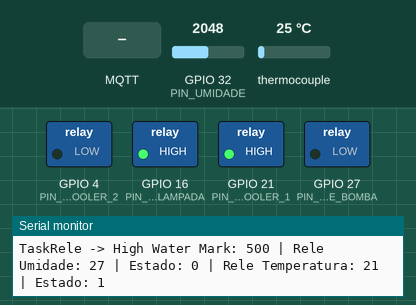
Simulated run of this sketch. Board: ESP32. Parts: switched loads named in the sketch (green lamp = pin HIGH), the last lines printed to the serial monitor. The test bench sets the inputs (shaded band); at power-on: thermocouple 25 °C, GPIO 32 (PIN_UMIDADE) = 2048. WiFi joins after 1.5 s; servers stay silent unless stated; no MQTT or app messages arrive unless stated.

Above: at 3.7 s.
3.8 s: MQTT message "1" arrives on the first subscribed topic
At 6.2 s:
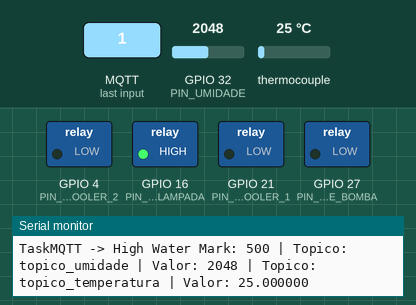
7.1 s: MQTT message "1" arrives on the second subscribed topic
At 9.8 s:
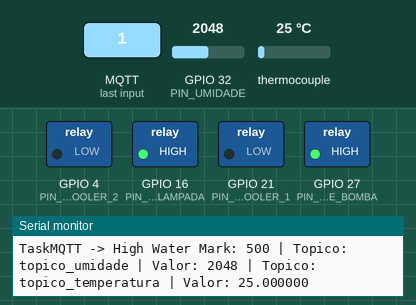
10.1 s: thermocouple set to 3 °C
11.8 s: thermocouple set to 0 °C
At 13.5 s:
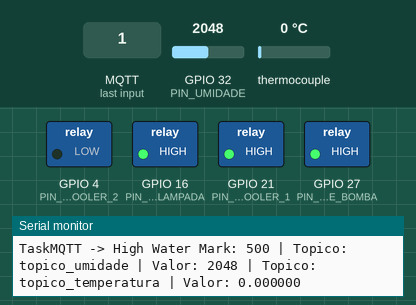
14.1 s: MQTT message "1" arrives on the third subscribed topic
At 16.2 s:
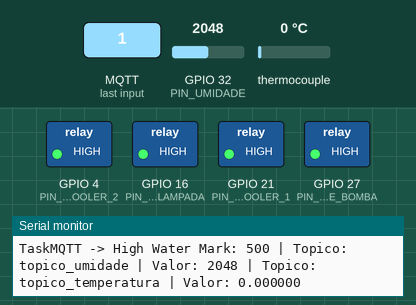
17.1 s: GPIO 32 (PIN_UMIDADE) set to 3
19.8 s: GPIO 32 (PIN_UMIDADE) set to 0
At 22.7 s:
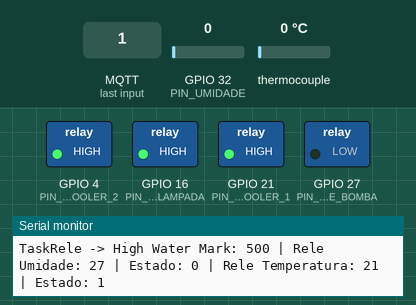
Timing chart, 0 to 24.1 s (numbered marks = the images above; inputs shaded):
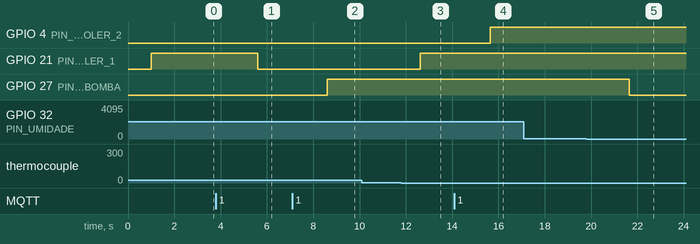

Measured:
- the behaviour switches between 2 and 1 °C on thermocouple (found by bisection; images 2 and 3)
- the behaviour switches between 2 and 1 on GPIO 32 (PIN_UMIDADE) (found by bisection; images 4 and 5)
- after the input at 3.8 s, GPIO 21 (PIN_RELE_COOLER_1): HIGH → LOW after 1.8 s
- after the input at 7.1 s, GPIO 27 (PIN_RELE_BOMBA): LOW → HIGH after 1.5 s
- after the input at 11.8 s, GPIO 21 (PIN_RELE_COOLER_1): LOW → HIGH after 0.83 s
- after the input at 14.1 s, GPIO 4 (PIN_RELE_COOLER_2): LOW → HIGH after 1.5 s
- after the input at 19.8 s, GPIO 27 (PIN_RELE_BOMBA): HIGH → LOW after 1.9 s

The sketch:

projeto-estufa.ino
```cpp
#include <WiFiManager.h>  // https://github.com/tzapu/WiFiManager
#include <Preferences.h>
#include <PubSubClient.h>
#include <WiFi.h>
#include <ArduinoJson.h>
#include "freertos/FreeRTOS.h"
#include "freertos/task.h"
#include "max6675.h"

#define PIN_RELE_BOMBA 27
#define PIN_RELE_COOLER_2 4
#define PIN_RELE_COOLER_1 21
#define PIN_RELE_LAMPADA 16

#define PIN_UMIDADE 32
#define WIFI_AP "Projeto Estufa"
#define WIFI_PASS "admin123"

#define TIME_UMIDADE 1000
#define TIME_RELE 1000
#define TIME_MQTT 1000
#define TIME_LAMPADA 1000
#define TIME_TEMPERATURA 1000

#define TIME_DEBOUNCE 10  //ms

int VALOR_UMIDADE=0;
float VALOR_TEMPERATURA=0.0;

// pinos sensor termoPar - NTC
int thermoDO = 19;
int thermoCS = 23;
int thermoCLK = 5;

MAX6675 thermocouple(thermoCLK, thermoCS, thermoDO);

UBaseType_t uxHighWaterMark1;
UBaseType_t uxHighWaterMark2;

struct Struct_mqtt {
  uint16_t value_umidade;
  float value_temperatura;
};

struct Struct_rele {
  uint16_t pino_umidade;
  uint16_t pino_temperatura;
  uint16_t rele_bomba;
  uint16_t rele_cooler1;
};

const char *SSID = "Sem Senha 2";           // SSID / nome da rede WI-FI que deseja se conectar
const char *PASSWORD = "Total100Overdose";  // Senha da rede WI-FI que deseja se conectar

WiFiManager wm;

/* Configura os tópicos do MQTT */
#define TOPIC_PUBLISH_UMIDADE "topico_umidade"
#define TOPIC_PUBLISH_TEMPERATURA "topico_temperatura"
#define TOPIC_SUBSCRIBE_UMIDADE "topico_set_umidade"
#define TOPIC_SUBSCRIBE_TEMPERATURA "topico_set_temperatura"
#define TOPIC_SUBSCRIBE_COOLER "topico_set_cooler"
#define TOPIC_SUBSCRIBE_LAMPADA "topico_set_lampada"

#define ID_MQTT "esp32_mqtt"              // id mqtt (para identificação de sessão)
const char *BROKER_MQTT = "192.168.0.3";  // URL do broker MQTT que se deseja utilizar
int BROKER_PORT = 1883;                   // Porta do Broker MQTT
WiFiClient espClient;                     // Cria o objeto espClient
PubSubClient MQTT(espClient);             // Instancia o Cliente MQTT passando o objeto espClient

unsigned long publishUpdate;

xQueueHandle fila_mqtt;
xQueueHandle fila_rele;

/*Cria um identificador de Mutex*/
SemaphoreHandle_t xMutex_C1;
SemaphoreHandle_t xMutex_C2;

void setup() {
  Serial.begin(115200);
  delay(1000);
  pinMode(PIN_RELE_COOLER_1, OUTPUT);
  pinMode(PIN_RELE_COOLER_2, OUTPUT);
  pinMode(PIN_RELE_LAMPADA, OUTPUT);
  pinMode(PIN_RELE_BOMBA, OUTPUT);

  digitalWrite(PIN_RELE_COOLER_1, HIGH);
  digitalWrite(PIN_RELE_COOLER_2, LOW);
  digitalWrite(PIN_RELE_LAMPADA, HIGH);
  digitalWrite(PIN_RELE_BOMBA, LOW);

  Serial.println("Iniciando pra executar as funcoes..");

  //criando o MUTEX
  xMutex_C1 = xSemaphoreCreateMutex();
  xMutex_C2 = xSemaphoreCreateMutex();

  fila_mqtt = xQueueCreate(30, sizeof(Struct_mqtt));
  fila_rele = xQueueCreate(30, sizeof(Struct_rele));

  //ConfigWifi();
  ConnectWifi();
  initMQTT();

  xTaskCreatePinnedToCore(
    &TaskSensores,  /* Tarefa ou Função  */
    "TaskSensores", /* Nome da Tarefa ou Função  */
    5000,          /* Tamanho da Pilha  */
    NULL,          /* Parâmetro de Entrada  */
    5,             /* Prioridade da Tarefa  */
    NULL,          /* Identificador da Tarefa  */
    APP_CPU_NUM    /* Núcleo onde será executada a função. */
  );

  xTaskCreatePinnedToCore(
    &TaskMQTT,  /* Tarefa ou Função  */
    "TaskMQTT", /* Nome da Tarefa ou Função  */
    8000,       /* Tamanho da Pilha  */
    NULL,       /* Parâmetro de Entrada  */
    3,          /* Prioridade da Tarefa  */
    NULL,       /* Identificador da Tarefa  */
    PRO_CPU_NUM /* Núcleo onde será executada a função. */
  );

  xTaskCreatePinnedToCore(
    &TaskRele,  /* Tarefa ou Função  */
    "TaskRele", /* Nome da Tarefa ou Função  */
    5000,       /* Tamanho da Pilha  */
    NULL,       /* Parâmetro de Entrada  */
    4,          /* Prioridade da Tarefa  */
    NULL,       /* Identificador da Tarefa  */
    APP_CPU_NUM /* Núcleo onde será executada a função. */
  );
}

void loop() {

}

void ConfigWifi() {
  bool res;
  //wm.resetSettings();
  res = wm.autoConnect(WIFI_AP, WIFI_PASS);  // password protected
  if (!res) {
    Serial.println("Failed to connect");
  } else {
    Serial.println("ESP32 Conectado com sucesso no Wifi");
  }
}

void ConnectWifi() {
  if (WiFi.status() == WL_CONNECTED)
    return;

  WiFi.begin(SSID, PASSWORD);  // Conecta na rede WI-FI

  while (WiFi.status() != WL_CONNECTED) {
    delay(500);
    Serial.print(".");
  }
}
```

freertos.ino
```cpp
void TaskSensores(void* parametro) {
  Struct_mqtt data;
  Struct_rele rele;
  int value_umidade;
  float value_temperatura;
  while (1) {
    if (xMutex_C2 != NULL) {
      if (xSemaphoreTake(xMutex_C2, portMAX_DELAY) == pdTRUE) {
        data.value_umidade = analogRead(PIN_UMIDADE);
        data.value_temperatura = thermocouple.readCelsius();

        Serial.print("TaskSensor -> High Water Mark: ");
        uxHighWaterMark1 = uxTaskGetStackHighWaterMark(NULL);
        Serial.print(uxHighWaterMark1);
        Serial.print(" | Umi: ");
        Serial.print(data.value_umidade);
        Serial.print(" | Temp: ");
        Serial.println(data.value_temperatura);

        rele.pino_umidade = PIN_RELE_BOMBA;
        rele.pino_temperatura = PIN_RELE_COOLER_1;
        //rele.estado_umidade = 1;

        rele.rele_bomba = 0;
        if(VALOR_UMIDADE != 0){
          if (data.value_umidade > VALOR_UMIDADE) {
            rele.rele_bomba = 1;
          }
        }

        rele.rele_cooler1 = 1;
        if(VALOR_TEMPERATURA != 0.0){
          if (data.value_temperatura > VALOR_TEMPERATURA) {
            Serial.println("Rele Cooler ligado");
            rele.rele_cooler1 = 0;
          }
        }

        xQueueSend(fila_mqtt, &data, portMAX_DELAY);
        xQueueSend(fila_rele, &rele, portMAX_DELAY);
      }
      xSemaphoreGive(xMutex_C2);
    }
    vTaskDelay(TIME_UMIDADE / portTICK_PERIOD_MS);
  }
}

void TaskRele(void* parametro) {
  Struct_rele rele;

  while (1) {

    if (xQueueReceive(fila_rele, &rele, 1000 / portTICK_PERIOD_MS) == pdPASS) {
      if (xMutex_C2 != NULL) {
        if (xSemaphoreTake(xMutex_C2, portMAX_DELAY) == pdTRUE) {

          Serial.print("TaskRele -> High Water Mark: ");
          uxHighWaterMark1 = uxTaskGetStackHighWaterMark(NULL);
          Serial.print(uxHighWaterMark1);
          Serial.print(" | Rele Umidade: ");
          Serial.print(rele.pino_umidade);
          Serial.print(" | Estado: ");
          Serial.print(rele.rele_bomba);

          Serial.print(" | Rele Temperatura: ");
          Serial.print(rele.pino_temperatura);
          Serial.print(" | Estado: ");
          Serial.println(rele.rele_cooler1);

          digitalWrite(rele.pino_temperatura, rele.rele_cooler1);
          digitalWrite(rele.pino_umidade, rele.rele_bomba);
        }
        xSemaphoreGive(xMutex_C2);
      }
    }
    vTaskDelay(TIME_RELE / portTICK_PERIOD_MS);
  }
}

void TaskMQTT(void* parametro) {
  Struct_mqtt pacote_mqtt;
  char buffer_umidade[10];
  char buffer_temperatura[10];

  while (1) {
    if (xQueueReceive(fila_mqtt, &pacote_mqtt, 1000 / portTICK_PERIOD_MS) == pdPASS) {
      if (xMutex_C1 != NULL) {
        if (xSemaphoreTake(xMutex_C1, portMAX_DELAY) == pdTRUE) {

          Serial.print("TaskMQTT -> High Water Mark: ");
          uxHighWaterMark2 = uxTaskGetStackHighWaterMark(NULL);
          Serial.print(uxHighWaterMark2);

          sprintf(buffer_umidade, "%u", pacote_mqtt.value_umidade);
          sprintf(buffer_temperatura, "%f", pacote_mqtt.value_temperatura);

          Serial.print(" | Topico: ");
          Serial.print(TOPIC_PUBLISH_UMIDADE);
          Serial.print(" | Valor: ");
          Serial.print(buffer_umidade);
          Serial.print(" | Topico: ");
          Serial.print(TOPIC_PUBLISH_TEMPERATURA);
          Serial.print(" | Valor: ");
          Serial.println(buffer_temperatura);

          MQTT.publish(TOPIC_PUBLISH_UMIDADE, buffer_umidade);
          MQTT.publish(TOPIC_PUBLISH_TEMPERATURA, buffer_temperatura);
          MQTT.loop();
        }
        xSemaphoreGive(xMutex_C1);
      }
    }
    vTaskDelay(TIME_MQTT / portTICK_PERIOD_MS);
  }
}
```

mqtt.ino
```cpp
void callbackMQTT(char *topic, byte *payload, unsigned int length)
{
  Struct_rele rele;
  String msg_broker;
  char c;
  int aux1;
  float aux2;

  for(int i=0; i < length; i++){
    c = (char)payload[i];
    msg_broker += c;
  }

  Serial.print("CallbackMQTT -> Topico: ");
  Serial.print(topic);
  Serial.print(" | Msg: ");
  Serial.println(msg_broker);

  if(strcmp(topic, "topico_set_umidade") == 0){
    aux1 = msg_broker.toInt();
    VALOR_UMIDADE = aux1;
  }

  if(strcmp(topic, "topico_set_temperatura") == 0){
    aux2 = msg_broker.toFloat();
    VALOR_TEMPERATURA = aux2;
  }

  if(strcmp(topic, "topico_set_cooler") == 0){
    aux1 = msg_broker.toInt();
    rele.pino_umidade = PIN_RELE_COOLER_2;
    rele.rele_bomba = aux1;

    xQueueSend(fila_rele, &rele, portMAX_DELAY);
  }

  if(strcmp(topic, "topico_set_lampada") == 0){
    aux1 = msg_broker.toInt();
    rele.pino_umidade = PIN_RELE_LAMPADA;
    rele.rele_bomba = aux1;

    xQueueSend(fila_rele, &rele, portMAX_DELAY);
  }
}

void initMQTT(void)
{
  MQTT.setServer(BROKER_MQTT, BROKER_PORT); // Informa qual broker e porta deve ser conectado
  MQTT.setCallback(callbackMQTT);           // Atribui função de callback (função chamada quando qualquer informação de um dos tópicos subescritos chega)

  if (MQTT.connect(ID_MQTT)) {
    Serial.println("Conectado com sucesso ao broker MQTT!");
    MQTT.subscribe(TOPIC_SUBSCRIBE_TEMPERATURA);
    MQTT.subscribe(TOPIC_SUBSCRIBE_UMIDADE);
    MQTT.subscribe(TOPIC_SUBSCRIBE_COOLER);
    MQTT.subscribe(TOPIC_SUBSCRIBE_LAMPADA);
  }
}
void checkWiFIAndMQTT(void)
{
  if (WiFi.status() != WL_CONNECTED)
    WiFi.begin(SSID, PASSWORD); // Conecta na rede WI-FI

  if (!MQTT.connected())
    reconnectMQTT(); // se não há conexão com o Broker, a conexão é refeita
}

void reconnectMQTT(void)
{
  Serial.print("* Tentando se conectar ao Broker MQTT: ");
  Serial.println(BROKER_MQTT);

  if (MQTT.connect(ID_MQTT)) {
    Serial.println("Conectado com sucesso ao broker MQTT!");
  } else {
    Serial.println("Falha ao reconectar no broker.");
  }
}

void sendMQTT(const char* topico, const char* value) {
  MQTT.publish(topico, value);
  MQTT.loop();
}
```
